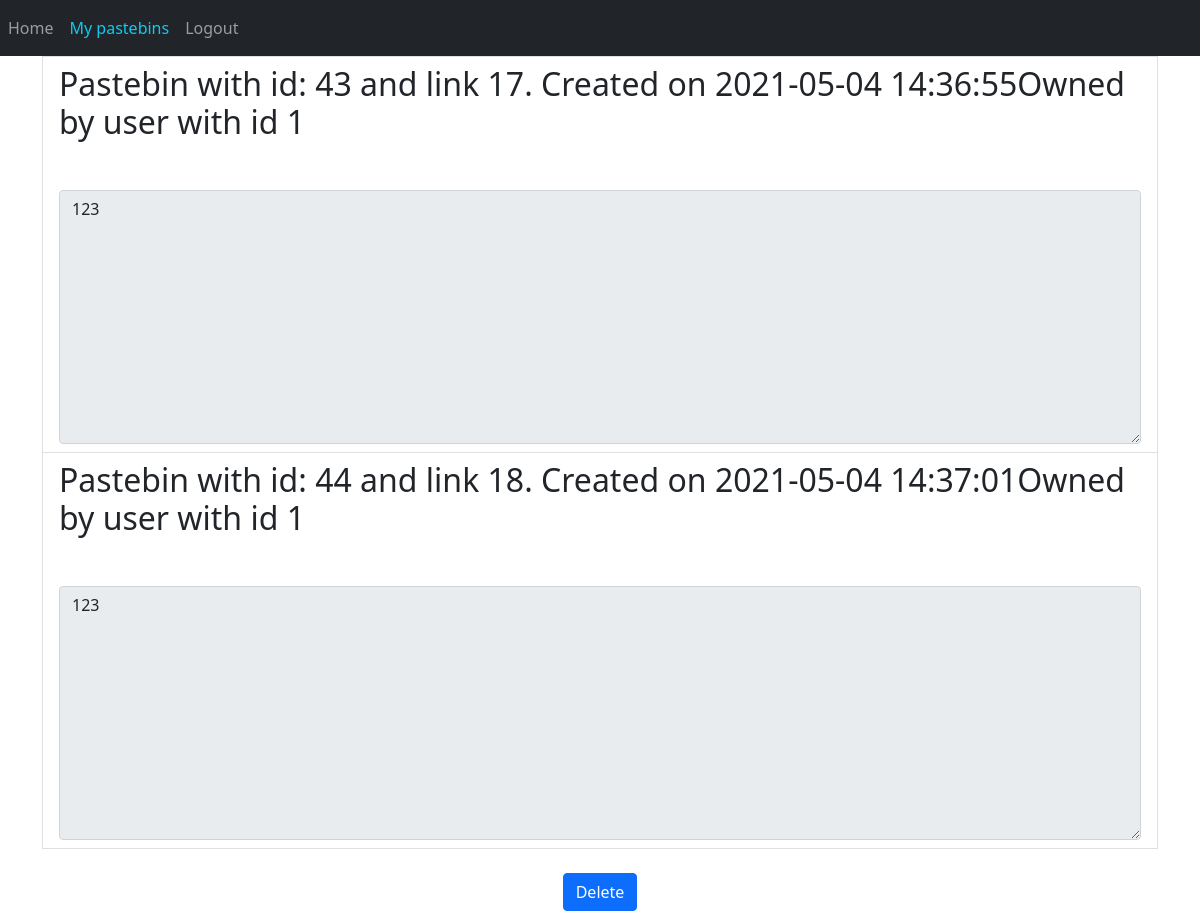
Page /user (signed in) on the earlier database version.
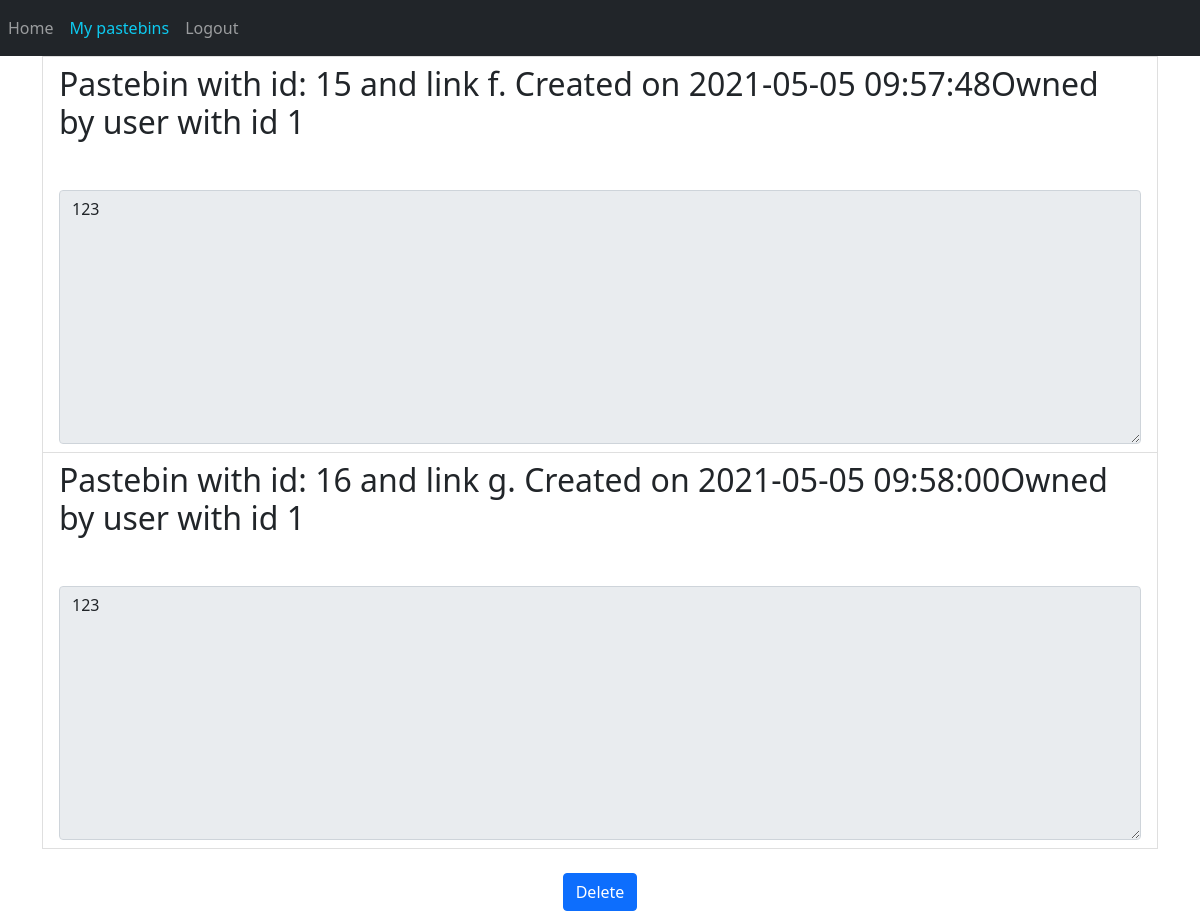
Same page on the later database version.
### web/models.py (models this page shows)
class Pastebin(db.Model):
    id = db.Column(db.Integer, primary_key=True)
    title = db.Column(db.String(150))
    content = db.Column(db.String(6000000))
    link = db.Column(db.String(150), unique=True)
    date = db.Column(db.DateTime(timezone=True), default=func.now())
    password = db.Column(db.String(150))
    user_id = db.Column(db.Integer, db.ForeignKey("user.id"))

### web/blueprints/views.py (the view)
@views.route("/user")
@login_required
def user():
   return render_template("user.html", user=current_user)

### web/__init__.py (called while the page is built)
def create_app():
    app = Flask(__name__)
    app.config['SECRET_KEY'] = secrets.token_hex(16)
    app.config["SQLALCHEMY_DATABASE_URI"] = f"sqlite:///db/{DB_NAME}"
    app.config['SQLALCHEMY_TRACK_MODIFICATIONS'] = False
    db.init_app(app)
    from web.blueprints import views
    from web.blueprints import auth
    app.register_blueprint(views.views, url_prefix="/")
    app.register_blueprint(auth.auth, url_prefix="/")
    from .models import User, Pastebin
    create_database(app)
    login_manager = LoginManager()
    login_manager.login_view = "auth.login"
    login_manager.init_app(app)
    @login_manager.user_loader
    def load_user(id):
        return User.query.get(int(id))
    return app

### web/templates/user.html (shortened to what this page needs)
{% extends "base.html" %}
{% block content %}
{% for pastebin in user.pastebins %}
      <li class="list-group-item">
        <h2>Pastebin with id: {{ pastebin.id }} and link {{ pastebin.link }}. Created on {{ pastebin.date }}Owned by user with id {{ pastebin.user_id }}</h2>
        <textarea rows=10 style="height:100%" name="pastebin" id="pastebin" class="form-control mt-5" readonly>{{ pastebin.content }}</textarea>
      </li>
      {% endfor %}
    <form method="POST">
      <br />
      <div align="center">
        <button type="submit" class="btn btn-primary">Delete</button>
      </div>
    </form>
{% endblock %}

### web/templates/base.html (shortened to what this page needs)
<!DOCTYPE html>
<html>
    <head>
        <link href="https://cdn.jsdelivr.net/npm/bootstrap@5.0.0-beta3/dist/css/bootstrap.min.css" rel="stylesheet">
        <link rel="stylesheet" type="text/css" href="{{ url_for('static',filename='styles/style.css') }}">
    </head>
    <body>
        <nav class="navbar navbar-expand-lg navbar-dark bg-dark">
            <div class="collapse navbar-collapse" id="navbar">
                <div class="navbar-nav">
                  <a class="nav-item nav-link" id="home"  href="/">Home</a>
                  <a class="nav-item nav-link yellow text-info" id="user" href="/user">My pastebins</a>
                  {% if user.is_authenticated %}
                    <a class="nav-item nav-link" id="logout" href="/logout">Logout</a>
                  {% else %}
                    <a class="nav-item nav-link" id="signup" href="/sign-up">Sign Up</a>
                    <a class="nav-item nav-link" id="login" href="/login">Login</a>
                  {% endif %}
                </div>
            </div>
        </nav>
        <div class="container">{% block content %} {% endblock %}</div>
      </body>
</html>

Differences in the rows shown:
removed Pastebin: id "43", link "17", date "2021-05-04 14:36:55", user_id "1", pastebin "123"
removed Pastebin: id "44", link "18", date "2021-05-04 14:37:01", user_id "1", pastebin "123"
now on this page (row edited): Pastebin: id "15", link "f", date "2021-05-05 09:57:48", user_id "1", pastebin "123"
now on this page (row edited): Pastebin: id "16", link "g", date "2021-05-05 09:58:00", user_id "1", pastebin "123"
